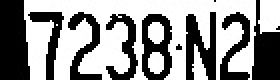
#> input picture ch12/完成檔/cropPlate/7238N2.jpg, 140 x 40 px, found by its file name (shown 2 times larger)
$ python cropNum.py
#> lines starting #> are read from the running program, lines starting #| are printed output that depends on the picture; after the words box and inside, x2 and y2 are one past the last pixel; in counts of white or black regions, pixels touching at a corner belong together
def emptydir(dirname):  #清空資料夾
    if os.path.isdir(dirname):  #資料夾存在就刪除
        shutil.rmtree(dirname)
        sleep(2)  #需延遲,否則會出錯
    os.mkdir(dirname)  #建立資料夾

import cv2
import shutil, os
from time import sleep

emptydir('cropMono')
image = cv2.imread('cropPlate/7238N2.jpg')
#> image is the input picture: shape (40, 140, 3); min 0, max 255, mean 145.7
gray = cv2.cvtColor(image, cv2.COLOR_BGR2GRAY)  #灰階
_,thresh = cv2.threshold(gray, 127, 255, cv2.THRESH_BINARY_INV)  #轉為黑白
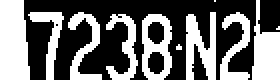
#> thresh: shape (40, 140) (shown 2 times larger); 42.8% white; 11 white regions (3 under 20 px)
contours1 = cv2.findContours(thresh.copy(), cv2.RETR_EXTERNAL, cv2.CHAIN_APPROX_SIMPLE)  #尋找輪廓
#> contours1 = 11 contours, 3 with area under 20; largest, box (x1, y1, x2, y2) and area: (0, 0, 15, 40) 484, (71, 7, 86, 40) 399, (126, 0, 140, 40) 297, (93, 6, 108, 40) 252, (34, 6, 51, 40) 176, (110, 6, 125, 40) 172, (53, 7, 69, 40) 164, (14, 6, 32, 40) 157
contours = contours1[1]  #取得輪廓
#> contours = [[1, -1, -1, -1], [2, 0, -1, -1], [3, 1, -1, -1], [4, 2, -1, -1], [5, 3, -1, -1], [6, 4, -1, -1], [7, 5, -1, -1], [8, 6, -1, -1], [9, 7, -1, -1], [10, 8, -1, -1], [-1, 9, -1, -1]]
letter_image_regions = []  #文字圖形串列
for contour in contours:  #依序處理輪廓
#> (the run stopped early here; a loop or call above may not have finished)

$ run again, with ch12/完成檔/cropPlate/0655VN.jpg copied over ch12/完成檔/cropPlate/7238N2.jpg
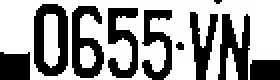
#> input picture ch12/完成檔/cropPlate/0655VN.jpg, 140 x 40 px, found by its file name (shown 2 times larger)
#> image is the input picture: shape (40, 140, 3); min 0, max 255, mean 155.5
#> `_,thresh = cv2.threshold(gray, 127, 255, cv2.THRESH_BINARY_INV)`:
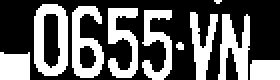
#> thresh: shape (40, 140) (shown 2 times larger); 39% white; 10 white regions (2 under 20 px)
#> contours1 = 10 contours, 2 with area under 20; largest, box (x1, y1, x2, y2) and area: (17, 2, 34, 38) 516, (36, 3, 52, 39) 340, (109, 7, 125, 40) 247, (54, 4, 69, 39) 224, (71, 5, 86, 40) 203, (95, 6, 109, 40) 180, (0, 26, 15, 40) 170, (125, 30, 140, 40) 124
#> contours = [[1, -1, -1, -1], [2, 0, -1, -1], [3, 1, -1, -1], [4, 2, -1, -1], [5, 3, -1, -1], [6, 4, -1, -1], [7, 5, -1, -1], [8, 6, -1, -1], [9, 7, -1, -1], [-1, 8, -1, -1]]

$ run again, with ch12/完成檔/cropPlate/0855U3.jpg copied over ch12/完成檔/cropPlate/7238N2.jpg
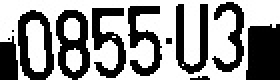
#> input picture ch12/完成檔/cropPlate/0855U3.jpg, 140 x 40 px, found by its file name (shown 2 times larger)
#> image is the input picture: shape (40, 140, 3); min 0, max 255, mean 148.8
#> `_,thresh = cv2.threshold(gray, 127, 255, cv2.THRESH_BINARY_INV)`:
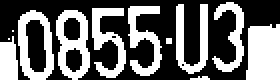
#> thresh: shape (40, 140) (shown 2 times larger); 41.6% white; 12 white regions (4 under 20 px)
#> contours1 = 12 contours, 4 with area under 20; largest, box (x1, y1, x2, y2) and area: (9, 5, 27, 40) 479, (28, 5, 45, 40) 439, (123, 12, 140, 40) 394, (46, 4, 63, 39) 216, (64, 3, 81, 38) 210, (88, 2, 104, 37) 208, (106, 1, 122, 36) 168, (0, 18, 9, 40) 136
#> contours = [[1, -1, -1, -1], [2, 0, -1, -1], [3, 1, -1, -1], [4, 2, -1, -1], [5, 3, -1, -1], [6, 4, -1, -1], [7, 5, -1, -1], [8, 6, -1, -1], [9, 7, -1, -1], [10, 8, -1, -1], [11, 9, -1, -1], [-1, 10, -1, -1]]

$ run again, with ch12/完成檔/cropPlate/1069ZQ.jpg copied over ch12/完成檔/cropPlate/7238N2.jpg
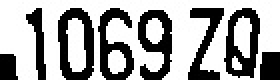
#> input picture ch12/完成檔/cropPlate/1069ZQ.jpg, 140 x 40 px, found by its file name (shown 2 times larger)
#> image is the input picture: shape (40, 140, 3); min 0, max 255, mean 162.8
#> `_,thresh = cv2.threshold(gray, 127, 255, cv2.THRESH_BINARY_INV)`:
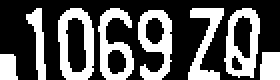
#> thresh: shape (40, 140) (shown 2 times larger); 36.1% white; 8 white regions
#> contours1 = 8 contours; box (x1, y1, x2, y2) and area: (29, 4, 47, 40) 526, (112, 4, 130, 39) 458, (69, 5, 86, 40) 366, (49, 4, 67, 40) 349, (94, 4, 112, 40) 216, (13, 4, 23, 40) 126, (130, 26, 140, 40) 112, (0, 27, 9, 40) 85
#> contours = [[1, -1, -1, -1], [2, 0, -1, -1], [3, 1, -1, -1], [4, 2, -1, -1], [5, 3, -1, -1], [6, 4, -1, -1], [7, 5, -1, -1], [-1, 6, -1, -1]]
